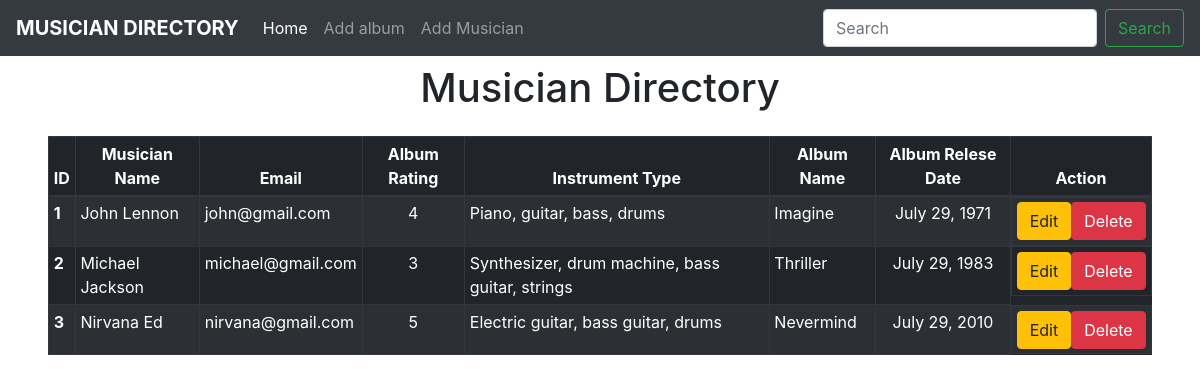
The page / on the database its author committed.
### album/models.py (models this page shows, shortened)
class Album(models.Model):
    album_name = models.CharField(max_length=20)
    album_release_date = models.DateField(
        _("Date Time"), auto_now=False, auto_now_add=False)
    rating = models.IntegerField(
        _("Rating"), choices=[(i, i) for i in range(1, 6)], default=1)
    music = models.ForeignKey(Musician, on_delete=models.CASCADE)

### musician/models.py (models this page shows, shortened)
class Musician(models.Model):
    first_name = models.CharField(max_length=20)
    last_name = models.CharField(max_length=20)
    email = models.EmailField(max_length=50)
    phone = models.CharField(max_length=12)
    instrument_name = models.CharField(max_length=100)

### Musicians_Directory/views.py (the view)
# urls.py: 2. Add a URL to urlpatterns:  path('', views.home, name='home')
def home(request):
    data = Album.objects.all()
    return render(request, 'home.html', {'data': data})

### templates/home.html (shortened to what this page needs)
{% extends 'base.html' %} {% block content %}
<h1
  class="my-2"
  style="
    width: 50%;
    margin: auto;
    display: flex;
    justify-content: center;
    align-items: center;
    text-align: center;
  ">
  Musician Directory
</h1>
<div class="mx-5">
  <div class="table-container rounded overflow-hidden repom table-responsive">
    <table class="table table-bordered table-dark my-3 table-striped table-sm">
      <thead>
        <tr>
          <th style="text-align: center" scope="col">ID</th>
          <th style="text-align: center" scope="col">Musician Name</th>
          <th style="text-align: center" scope="col">Email</th>
          <th style="text-align: center" scope="col">Album Rating</th>
          <th style="text-align: center" scope="col">Instrument Type</th>
          <th style="text-align: center" scope="col">Album Name</th>
          <th style="text-align: center" scope="col">Album Relese Date</th>
          <th style="text-align: center" scope="col">Action</th>
        </tr>
      </thead>
      <tbody>
        {% for i in data %}
        <tr>
          <th scope="row">{{i.id}}</th>
          <td >
            <a href="{% url 'edit_musician' i.id %}" class="text-white"style="text-decoration: none;">
              {{ i.music.first_name }} {{ i.music.last_name }}
            </a>
          </td>
          <td>{{i.music.email}}</td>
          <td style="text-align: center">{{i.rating}}</td>
          <td>{{i.music.instrument_name}}</td>
          <td>{{i.album_name}}</td>
          <td style="text-align: center">{{i.album_release_date}}</td>
          <td style="display: flex; justify-content: center">
          <a href="{% url 'edit' i.id %}" class="btn btn-warning">Edit</a>
          <a href="{% url 'delete' i.id %}" class="btn btn-danger"
            >Delete</a
          >
          </td>
        </tr>
        {% endfor %}
      </tbody>
    </table>
  </div>
</div>
{% endblock content %}

### templates/base.html (shortened to what this page needs)
<!DOCTYPE html>
<html lang="en">
  <head>
    <link
      rel="stylesheet"
      href="https://cdn.jsdelivr.net/npm/bootstrap@4.0.0/dist/css/bootstrap.min.css"
 />
  </head>
  <body>
    <nav class="navbar navbar-expand-lg navbar-dark bg-dark">
      <a class="navbar-brand font-weight-bold text-white">MUSICIAN DIRECTORY</a>
      <div class="collapse navbar-collapse" id="navbarSupportedContent">
        <ul class="navbar-nav mr-auto">
          <li class="nav-item active">
            <a class="nav-link" href="{% url 'home' %}"
              >Home <span class="sr-only">(current)</span></a
            >
          </li>
          <li class="nav-item">
            <a class="nav-link" href="{% url 'add_album' %}">Add album</a>
          </li>
          <li class="nav-item">
            <a class="nav-link" href="{% url 'add_musician' %}">Add Musician</a>
          </li>
        </ul>
        <form class="form-inline my-2 my-lg-0">
          <input
            class="form-control mr-sm-2"
            type="search"
            placeholder="Search"
            aria-label="Search" />
          <button class="btn btn-outline-success my-2 my-sm-0" type="submit">
            Search
          </button>
        </form>
      </div>
    </nav>
    {% block content %} {% endblock content %}
  </body>
</html>

### rows shown on the page
Album: id "1", music.first_name "John", music.last_name "Lennon", music.email "john@gmail.com", rating "4", music.instrument_name "Piano, guitar, bass, drums", album_name "Imagine", album_release_date "July 29, 1971"
Album: id "2", music.first_name "Michael", music.last_name "Jackson", music.email "michael@gmail.com", rating "3", music.instrument_name "Synthesizer, drum machine, bass guitar, strings", album_name "Thriller", album_release_date "July 29, 1983"
Album: id "3", music.first_name "Nirvana", music.last_name "Ed", music.email "nirvana@gmail.com", rating "5", music.instrument_name "Electric guitar, bass guitar, drums", album_name "Nevermind", album_release_date "July 29, 2010"
